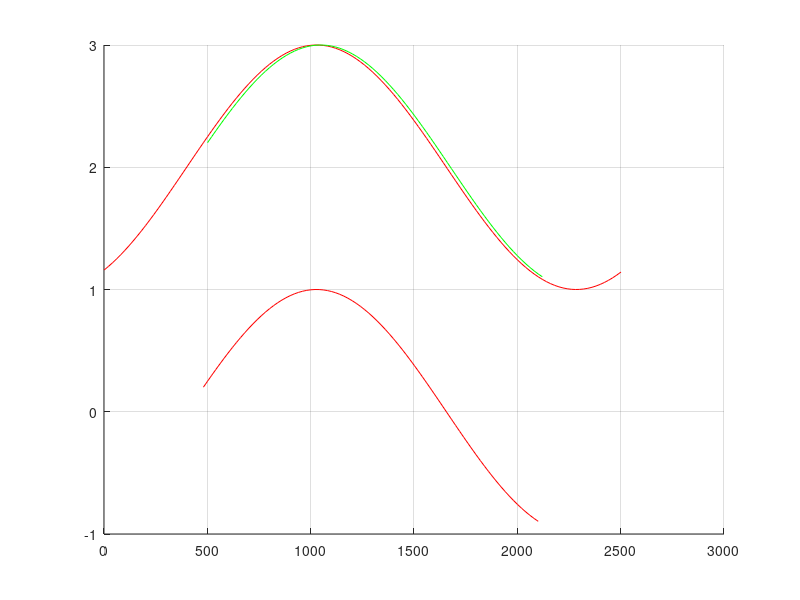

This figure's MATLAB source:
clear
clc
st=20
x2=1:st:800*pi;
x1=x2(25:end-20);
num1=size(x1,2)
num2=size(x2,2)
y1=sin(x1/400-1)             %+0.2*rands(1,num1)
y2=sin(x2/400-1)+2             %+0.2*rands(1,num2)
hold on
plot(x1,y1,'r',x2,y2,'r')
grid

num1=size(y1,2)
num2=size(y2,2)
max=0;
max_x=1;
if num1>num2
    for i=1:num1-num2
        cor=corrcoef(y2,y1(i:num2+i-1))
        if cor(2)>max
            max=cor(2)
            max_x=i
        end
    end
    shift_y=(mean(y2)-mean(y1(max_x:max_x+num2-1)))
    new_x=x2+max_x*st+x1(1)-x2(1)
    new_y=y2-shift_y;
else
    for i=1:num2-num1
        cor=corrcoef(y1,y2(i:num1+i-1))
        if cor(2)>max
            max=cor(2)
            max_x=i
        end
    end 
    shift_y=(mean(y1)-mean(y2(max_x:max_x+num1-1)))
    new_x=x1+max_x*st+x2(1)-x1(1)
    new_y=y1-shift_y;
end
plot(new_x,new_y,'g')
